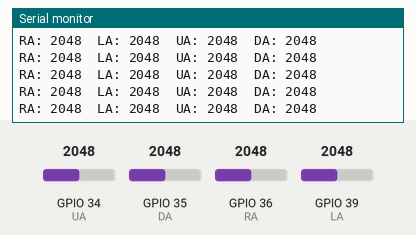
Bench run of a sketch on a simulated ESP32. Shown: the last lines printed to the serial monitor. Inputs (shaded band) come from the test bench; at power-on: GPIO 34 (UA) = 2048, GPIO 35 (DA) = 2048, GPIO 36 (RA) = 2048, GPIO 39 (LA) = 2048.

Above: at 1.2 s.
1.3 s: GPIO 34 (UA) set to 2866
At 1.56 s:
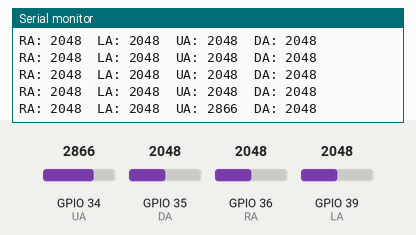
2.8 s: GPIO 35 (DA) set to 2866
At 2.97 s:
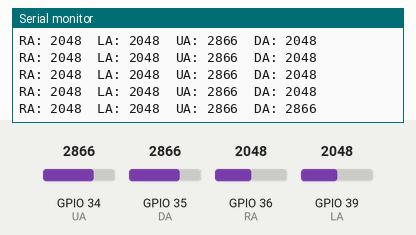
4.3 s: GPIO 36 (RA) set to 2866
At 4.37 s:
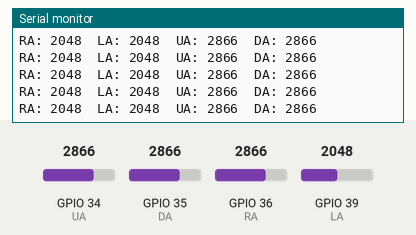
5.8 s: GPIO 39 (LA) set to 2866
At 5.98 s:
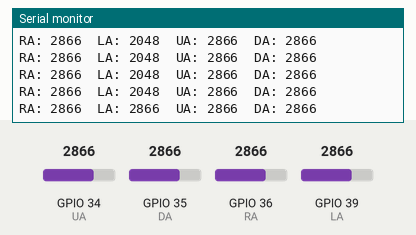
7.3 s: GPIO 34 (UA) set to 3972
At 7.38 s:
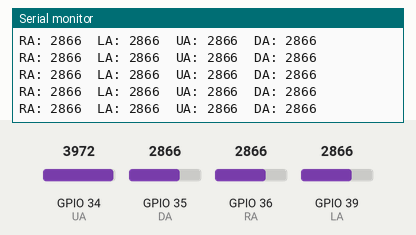
8.8 s: GPIO 35 (DA) set to 3972
At 8.99 s:
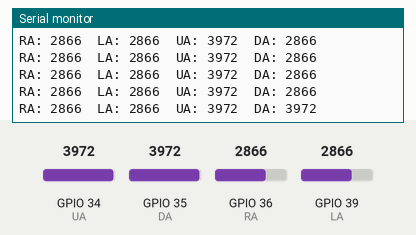
Timing chart, 0 to 11.3 s (numbered marks = the images above; inputs shaded):
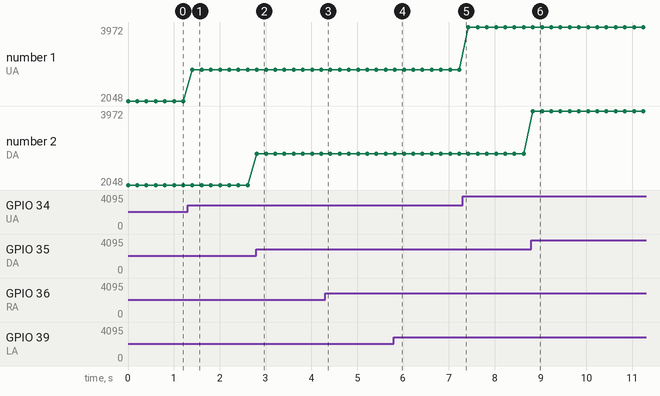

The sketch:

4ADC_serial.ino
```cpp
// Входы АЦП для антенн
const int RA = 36;  // Правая антенна
const int LA = 39;  // Левая антенна
const int UA = 34;  // Верхняя антенна
const int DA = 35;  // Нижняя антенна

void setup() {
  Serial.begin(9600);
}

void loop() {
  // Считываем значения с четырёх потенциометров
  int val1 = analogRead(RA);
  int val2 = analogRead(LA);
  int val3 = analogRead(UA);
  int val4 = analogRead(DA);

  // Выводим результаты в монитор порта
  Serial.print("RA: ");
  Serial.print(val1);
  Serial.print("\tLA: ");
  Serial.print(val2);
  Serial.print("\tUA: ");
  Serial.print(val3);
  Serial.print("\tDA: ");
  Serial.println(val4);

  // Делаем небольшую задержку для удобства наблюдения
  delay(200);
}
```

Measured:
- after the input at 1.3 s, the serial monitor: prints a new line after 0.11 s (image 1)
- after the input at 2.8 s, the serial monitor: prints a new line at once (image 2)
- after the input at 5.8 s, the serial monitor: prints a new line at once (image 4)
- after the input at 8.8 s, the serial monitor: prints a new line at once (image 6)
- plotted number 1: 2048 → 2866 after the input at 1.3 s, 2866 → 3972 after the input at 7.3 s
